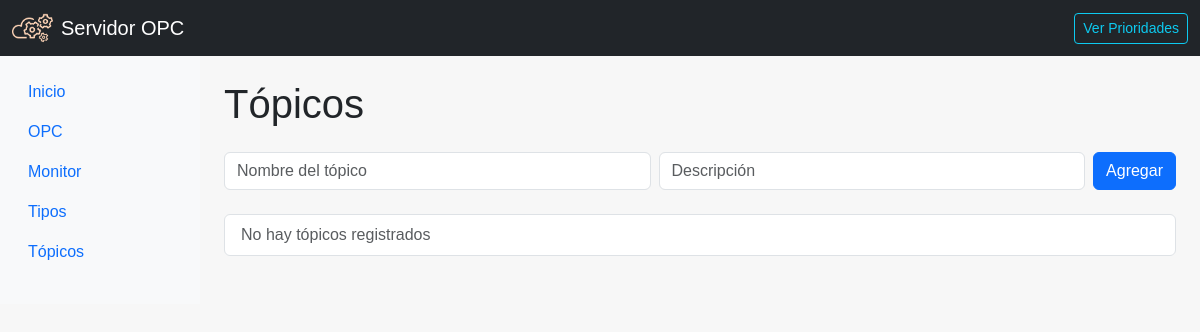
/topicos, run on an earlier commit of the app's database.
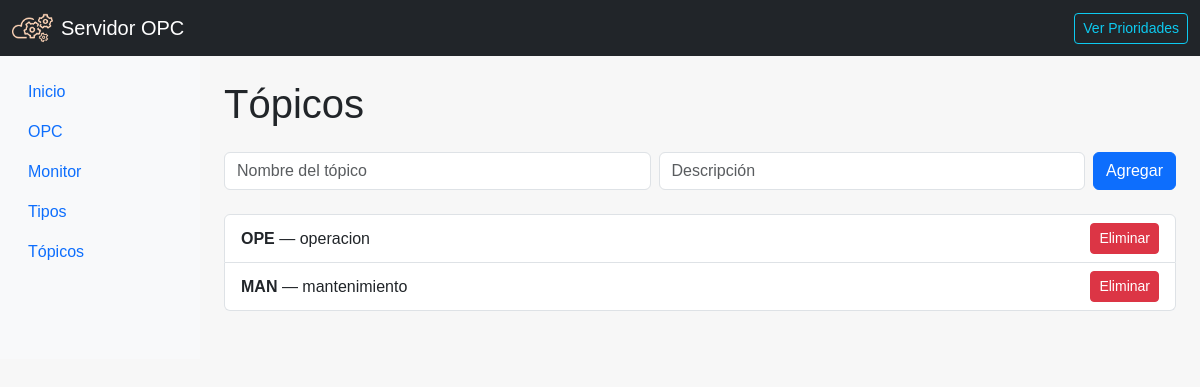
And on a later commit of the database.
### app/database/models.py (models this page shows)
class Topico(db.Model):
    __tablename__ = 'topicos'
    id = db.Column(db.Integer, primary_key=True)
    topico = db.Column(db.String(3), unique=True, nullable=False)
    descripcion = db.Column(db.Text)

### app/routes/topic.py (the view)
@topic.route('/topicos')
def ver_topicos():
    topicos = Topico.query.all()
    prioridades = Prioridad.query.all()
    return render_template('topicos.html', topicos=topicos, prioridades=prioridades)

### app/templates/topicos.html
{% extends 'base.html' %}
{% block content %}
<h1 class="mb-4">Tópicos</h1>
<form action="/topicos/add" method="POST" class="d-flex mb-4">
    <input type="text" name="nombre" placeholder="Nombre del tópico" class="form-control me-2" required>
    <input type="text" name="descripcion" placeholder="Descripción" class="form-control me-2">
    <button type="submit" class="btn btn-primary">Agregar</button>
</form>
<ul class="list-group">
    {% for topico in topicos %}
    <li class="list-group-item d-flex justify-content-between align-items-center">
        <div>
            <strong>{{ topico.topico }}</strong> — {{ topico.descripcion }}
        </div>
        <a href="/topicos/delete/{{ topico.id }}" class="btn btn-danger btn-sm">Eliminar</a>
    </li>
    {% else %}
    <li class="list-group-item text-muted">No hay tópicos registrados</li>
    {% endfor %}
</ul>
{% endblock %}

What changed in the data, as far as the page shows it:
added Topico: topico "OPE", descripcion "operacion"
added Topico: topico "MAN", descripcion "mantenimiento"
Also different on the page:
text no longer shown: "No hay tópicos registrados"
